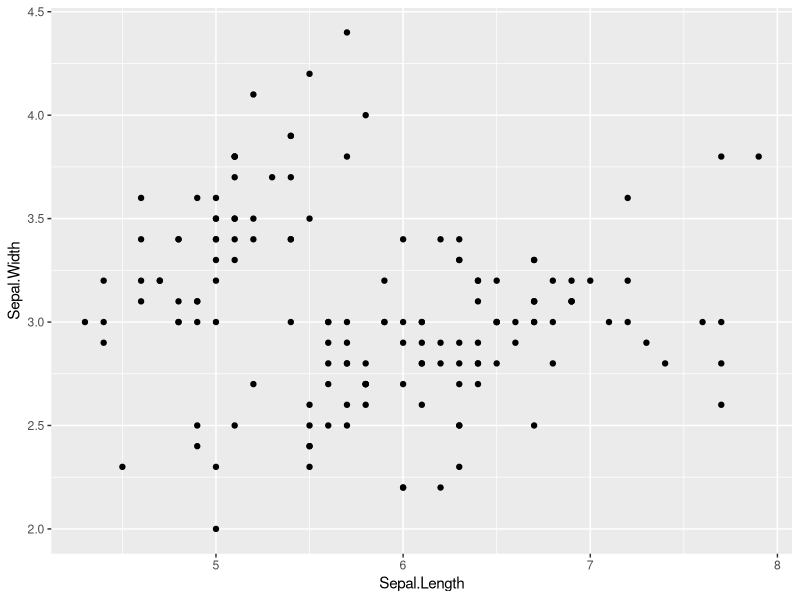
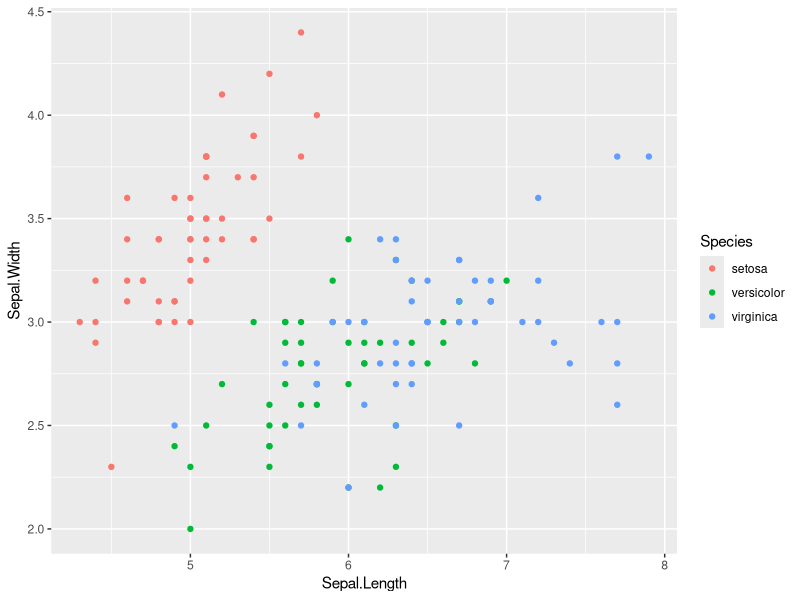
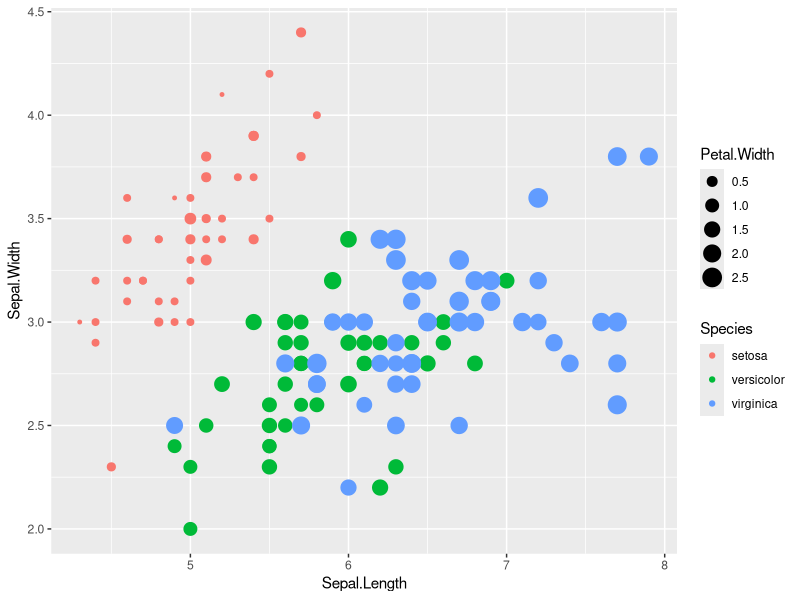
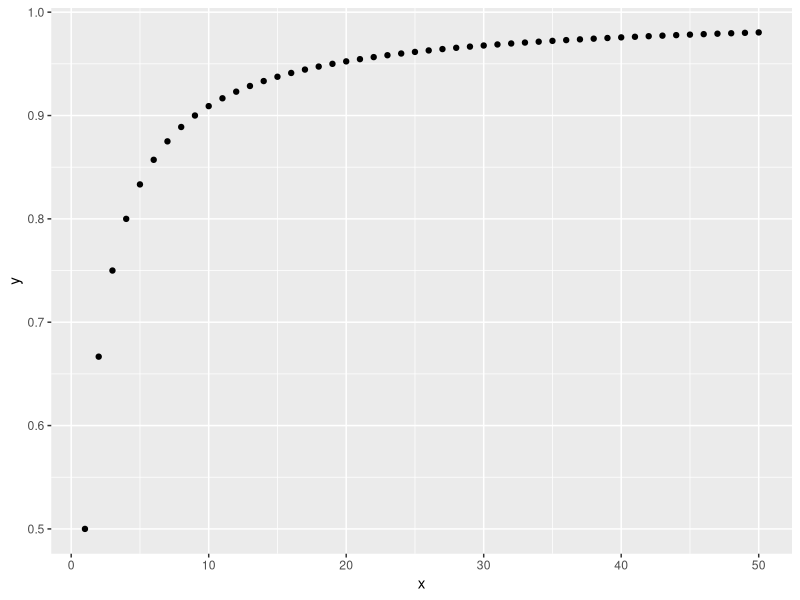
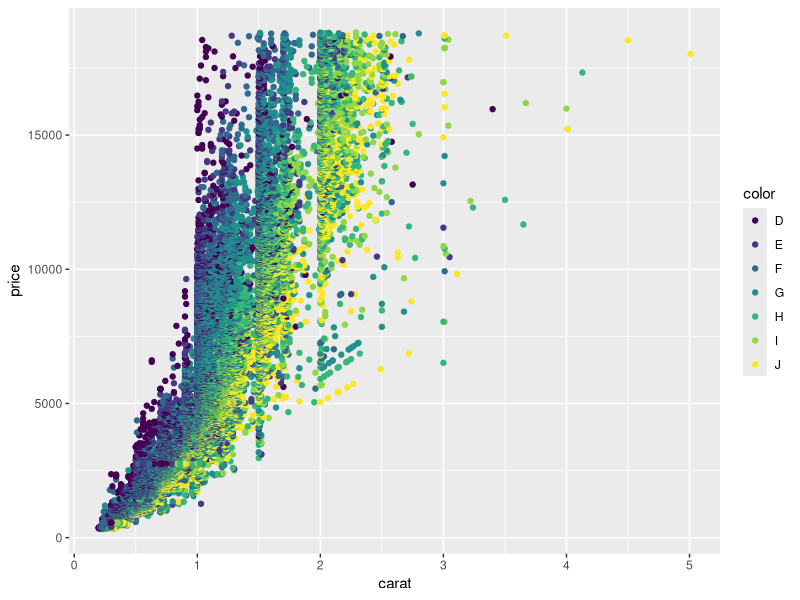
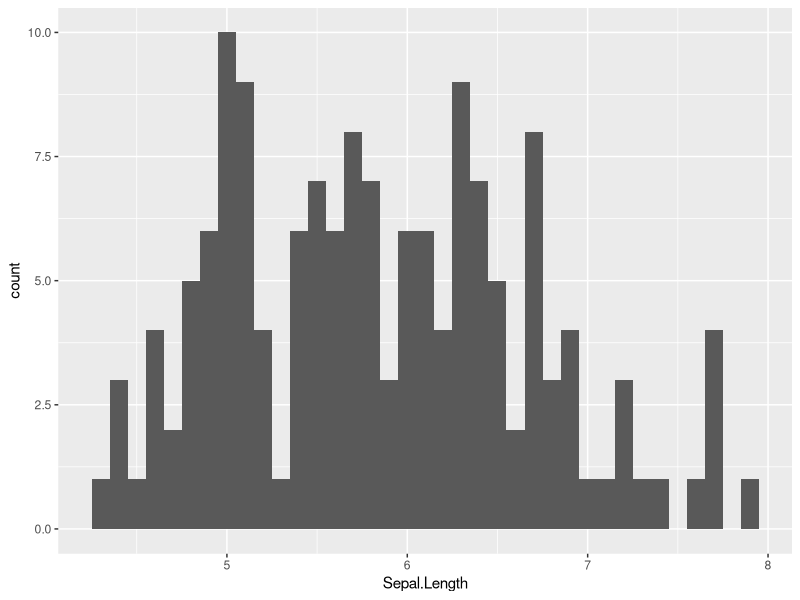
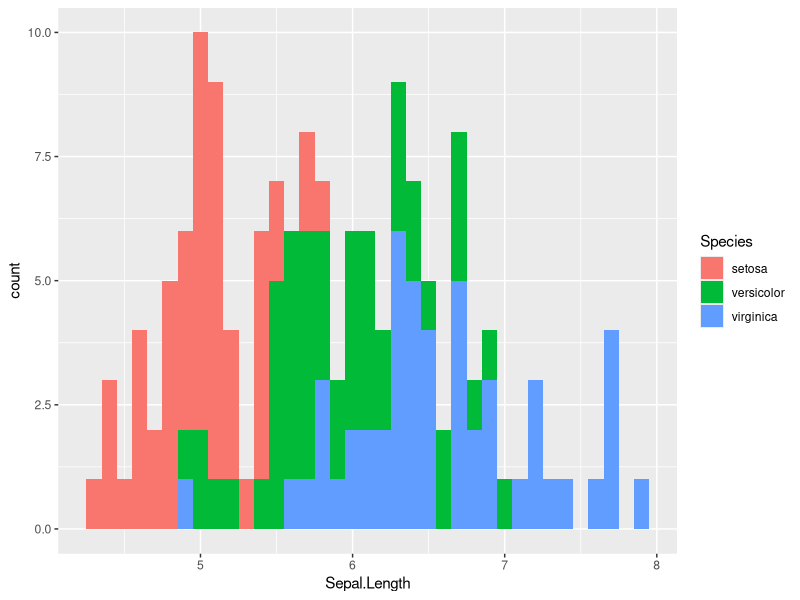
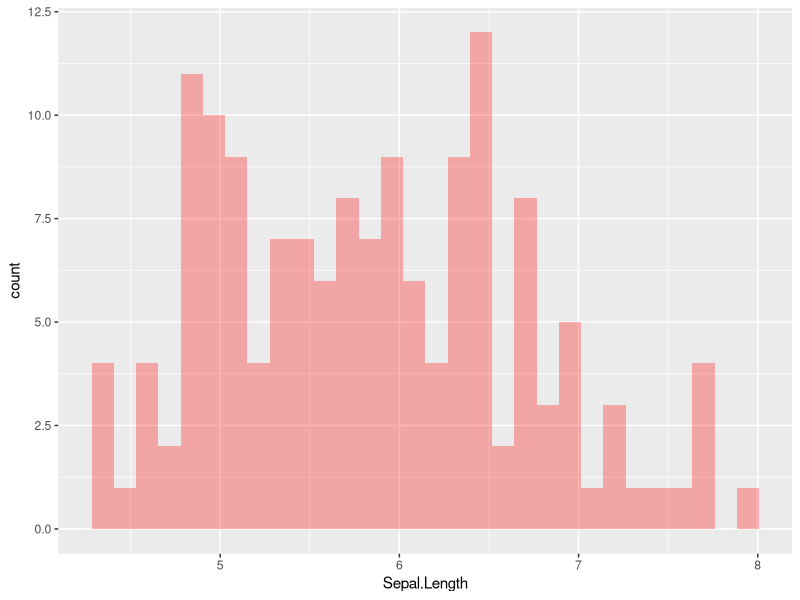

Write R code to recreate these figures, in order.
############################################################
#
# Data Mining 5 - ggplot2
#
############################################################

# http://docs.ggplot2.org/current/
# C2_plot.R & C5_boxplot_ggplot.R 파일 참조

library(ggplot2)
library(dplyr)

head(iris)


#-----------------------------------------------------------
# Scatter plots

# 1.
x <- ggplot(iris, aes(Sepal.Length, Sepal.Width))
x + geom_point()
x + geom_point(aes(colour = Species))
x + geom_point(aes(colour = Species, size = Petal.Width))   # colour 구분은 factor 필요!!!

# 2. 
x <- 1:50
y <- sapply(x, function(x) x/(x+1))
df <- data.frame(x, y)
head(df)

ggplot(df, aes(x, y)) + geom_point()

# 3.
head(diamonds)

ggplot(diamonds, aes(x = carat, y = price)) + geom_point(aes(color = color))


#-----------------------------------------------------------
# Histograms

# 1
x <- ggplot(iris, aes(Sepal.Length))
x + geom_histogram(binwidth = 0.1)
x + geom_histogram(binwidth = 0.1, aes(fill = Species))
x + geom_histogram(fill = "red", alpha = 0.3)

# 2
ggplot(diamonds) + geom_histogram(aes(x = carat))

ggplot(diamonds) + geom_density(aes(x = carat), fill = "pink")


#-----------------------------------------------------------
# Line Charts

# 1.
head(economics)

x <- ggplot(economics)
x + geom_line(aes(x = date, y = unemploy))
x + geom_line(aes(x = date, y = unemploy), colour = "blue", size = 2)

x + geom_line(aes(x = date, y = unemploy), linetype = 2) + 
    geom_line(aes(x = date, y = pce), colour = "#CC79A7")

# 2.
head(Orange)

x <- ggplot(Orange, aes(age, circumference))
x + geom_line(aes(colour = Tree))
x + geom_line(aes(colour = Tree)) + geom_point()

ggplot(Orange, aes(age, circumference, colour = Tree)) + geom_line() + geom_point()

# 3.
library(lubridate)

eco = economics[which(year(economics$date) >= 2000), ]   # 2000년 이후 데이터만 추출
head(eco)
summary(eco)

eco$year = factor(year(eco$date))           # year
eco$month = month(eco$date, label = T)      # month name

g = ggplot(eco, aes(x = month, y = pop/1000))
g + geom_line(aes(color = year, group = year)) + labs(title = "Population Growth", x = "Month", y = "Population")



#-----------------------------------------------------------
# Bar Charts

# 1.
head(mtcars)
x <- ggplot(mtcars, aes(factor(cyl)))
x + geom_bar(aes(fill = factor(cyl)), width = 0.5)
x + geom_bar(aes(fill = factor(gear)), width = 0.5)
x + geom_bar(aes(fill = factor(gear)), width = 0.5) + coord_flip()

# 2.
x <- ggplot(mtcars, aes(factor(cyl), mpg))
x + geom_bar(aes(fill = factor(cyl)), width = 0.5, stat = "identity")

# 3.
head(diamonds)
summary(diamonds)

x <- ggplot(diamonds, aes(price))
x + geom_bar(aes(fill = cut), binwidth = 3000)
x + geom_bar(aes(fill = cut), binwidth = 3000, position = "dodge")
x + geom_bar(aes(fill = cut), binwidth = 3000, position = "fill")


#-----------------------------------------------------------
# Pie Charts

x <- ggplot(mtcars, aes(x = factor(1), fill = factor(cyl)))
x + geom_bar(width = 1) + coord_polar(theta = "y")


#-----------------------------------------------------------
# Box / Violin Plots

# 1
x <- ggplot(mtcars, aes(x = factor(cyl), y = mpg))
x + geom_boxplot()
x + geom_boxplot() + geom_jitter()
x + geom_boxplot(aes(fill = factor(cyl)), outlier.colour = "red", outlier.size = 4)

# 2
ggplot(diamonds, aes(x = 1, y = carat)) + geom_boxplot()        # x = 1 : 전체 데이터

ggplot(diamonds, aes(x = cut, y = carat)) + geom_boxplot()      # x = factor

ggplot(diamonds, aes(x = cut, y = carat)) + geom_violin()

ggplot(diamonds, aes(x = cut, y = carat)) + geom_violin() + geom_point()


#-----------------------------------------------------------
# Facets

head(diamonds)
summary(diamonds)

# 1
x <- ggplot(diamonds, aes(price))
x + geom_histogram(bins = 10) + facet_wrap(~ cut)
x + geom_histogram(binwidth = 3000) + facet_wrap(~ cut)
x + geom_histogram(binwidth = 3000) + facet_grid(. ~ cut)
x + geom_histogram(binwidth = 3000) + facet_grid(color ~ cut)

# 2
d = ggplot(diamonds, aes(x = carat, y = price)) 
d + geom_point(aes(color = color))
d + geom_point(aes(color = color)) + facet_wrap(~color)
d + geom_point(aes(color = color)) + facet_grid(cut ~ clarity)


#-----------------------------------------------------------
# Density

head(iris)

x = ggplot(iris, aes(Petal.Length))
x + geom_density()
x + geom_density(aes(color = Species))

